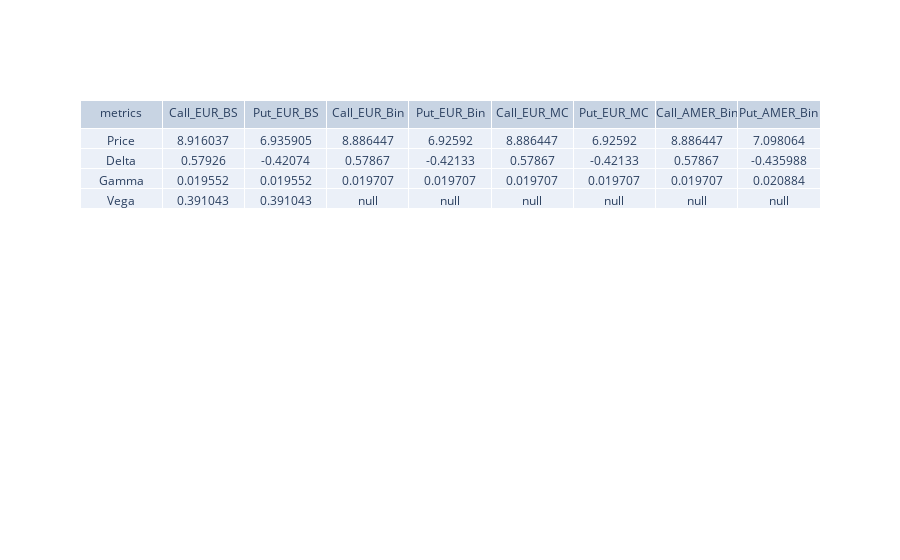

Write notebook code for a chart like this one.
### Markdown cell above
# Present the results in a table format for comparing the different options and valuation models

### Code cell
my_option.comparative_summary()

### Figure 1 — Plotly figure (JSON) as saved in the notebook; plotly's stock layout.template omitted (floating-point values rounded to 4 significant figures)
{"data": [{"cells": {"values": [["Price", "Delta", "Gamma", "Vega"], [8.916, 0.5793, 0.01955, 0.391], [6.936, -0.4207, 0.01955, 0.391], [8.886, 0.5787, 0.01971, null], [6.926, -0.4213, 0.01971, null], [8.886, 0.5787, 0.01971, null], [6.926, -0.4213, 0.01971, null], [8.886, 0.5787, 0.01971, null], [7.098, -0.436, 0.02088, null]]}, "header": {"values": ["metrics", "Call_EUR_BS", "Put_EUR_BS", "Call_EUR_Bin", "Put_EUR_Bin", "Call_EUR_MC", "Put_EUR_MC", "Call_AMER_Bin", "Put_AMER_Bin"]}, "type": "table"}], "layout": {}}
